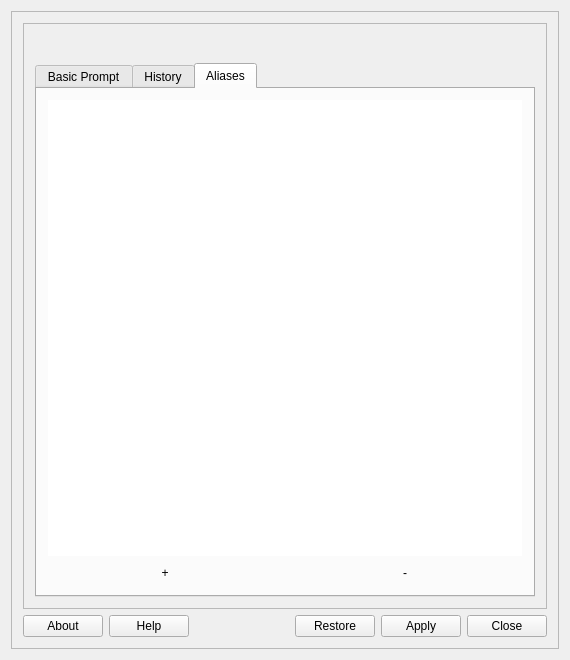
<?xml version="1.0" encoding="UTF-8"?>
<ui version="4.0">
 <class>Window</class>
 <widget class="QWidget" name="Window">
  <property name="geometry">
   <rect>
    <x>0</x>
    <y>0</y>
    <width>570</width>
    <height>660</height>
   </rect>
  </property>
  <property name="sizePolicy">
   <sizepolicy hsizetype="Minimum" vsizetype="Minimum">
    <horstretch>0</horstretch>
    <verstretch>0</verstretch>
   </sizepolicy>
  </property>
  <property name="cursor">
   <cursorShape>ArrowCursor</cursorShape>
  </property>
  <property name="windowTitle">
   <string>Window</string>
  </property>
  <layout class="QVBoxLayout" name="verticalLayout_5">
   <item>
    <widget class="QFrame" name="frame_Main">
     <property name="sizePolicy">
      <sizepolicy hsizetype="Expanding" vsizetype="MinimumExpanding">
       <horstretch>0</horstretch>
       <verstretch>0</verstretch>
      </sizepolicy>
     </property>
     <property name="frameShape">
      <enum>QFrame::StyledPanel</enum>
     </property>
     <property name="frameShadow">
      <enum>QFrame::Raised</enum>
     </property>
     <layout class="QGridLayout" name="gridLayout">
      <item row="1" column="0">
       <widget class="QScrollArea" name="scrollArea_Main">
        <property name="sizePolicy">
         <sizepolicy hsizetype="Expanding" vsizetype="Expanding">
          <horstretch>0</horstretch>
          <verstretch>0</verstretch>
         </sizepolicy>
        </property>
        <property name="frameShadow">
         <enum>QFrame::Plain</enum>
        </property>
        <property name="widgetResizable">
         <bool>true</bool>
        </property>
        <property name="alignment">
         <set>Qt::AlignCenter</set>
        </property>
        <widget class="QWidget" name="scrollArea_Main_Contents">
         <property name="geometry">
          <rect>
           <x>0</x>
           <y>0</y>
           <width>530</width>
           <height>580</height>
          </rect>
         </property>
         <layout class="QVBoxLayout" name="verticalLayout">
          <item>
           <widget class="QWidget" name="scrollArea_Main_Contents_Contents" native="true">
            <property name="sizePolicy">
             <sizepolicy hsizetype="Minimum" vsizetype="Minimum">
              <horstretch>0</horstretch>
              <verstretch>0</verstretch>
             </sizepolicy>
            </property>
            <property name="cursor">
             <cursorShape>ArrowCursor</cursorShape>
            </property>
            <layout class="QGridLayout" name="gridLayout_3"/>
           </widget>
          </item>
          <item>
           <widget class="QTabWidget" name="tabWidget">
            <property name="tabPosition">
             <enum>QTabWidget::North</enum>
            </property>
            <property name="tabShape">
             <enum>QTabWidget::Rounded</enum>
            </property>
            <property name="currentIndex">
             <number>2</number>
            </property>
            <property name="tabBarAutoHide">
             <bool>false</bool>
            </property>
            <widget class="QWidget" name="tab">
             <attribute name="title">
              <string>Basic Prompt</string>
             </attribute>
             <layout class="QVBoxLayout" name="verticalLayout_6">
              <item>
               <widget class="QGroupBox" name="groupBox">
                <property name="title">
                 <string>Color Prompt Behavior</string>
                </property>
                <layout class="QGridLayout" name="gridLayout_4">
                 <item row="0" column="0">
                  <widget class="QFrame" name="frame">
                   <property name="frameShape">
                    <enum>QFrame::NoFrame</enum>
                   </property>
                   <property name="frameShadow">
                    <enum>QFrame::Plain</enum>
                   </property>
                   <layout class="QVBoxLayout" name="verticalLayout_4">
                    <item>
                     <widget class="QCheckBox" name="checkBox_Default">
                      <property name="toolTip">
                       <string>Does whatever is supported</string>
                      </property>
                      <property name="text">
                       <string>Default Behavior</string>
                      </property>
                     </widget>
                    </item>
                    <item>
                     <widget class="QCheckBox" name="checkBox_NoColor">
                      <property name="toolTip">
                       <string>Forces no color in the prompt</string>
                      </property>
                      <property name="text">
                       <string>No Color Prompt</string>
                      </property>
                     </widget>
                    </item>
                    <item>
                     <widget class="QCheckBox" name="checkBox_ForceColor">
                      <property name="toolTip">
                       <string>Forces color in the prompt</string>
                      </property>
                      <property name="text">
                       <string>Force Color Prompt</string>
                      </property>
                     </widget>
                    </item>
                   </layout>
                  </widget>
                 </item>
                </layout>
               </widget>
              </item>
              <item>
               <widget class="QGroupBox" name="groupBox_2">
                <property name="title">
                 <string>Other</string>
                </property>
                <layout class="QVBoxLayout" name="verticalLayout_8">
                 <item>
                  <widget class="QCheckBox" name="checkBox_DebianChroot">
                   <property name="toolTip">
                    <string>Shows if you are in a chroot in your prompt</string>
                   </property>
                   <property name="text">
                    <string>Show Debian Chroot in prompt</string>
                   </property>
                  </widget>
                 </item>
                 <item>
                  <widget class="QCheckBox" name="checkBox_Newline">
                   <property name="toolTip">
                    <string>user@host: ~&lt;br&gt;$</string>
                   </property>
                   <property name="text">
                    <string>Have the $ drop down a line</string>
                   </property>
                  </widget>
                 </item>
                </layout>
               </widget>
              </item>
              <item>
               <spacer name="verticalSpacer_3">
                <property name="orientation">
                 <enum>Qt::Vertical</enum>
                </property>
                <property name="sizeHint" stdset="0">
                 <size>
                  <width>20</width>
                  <height>40</height>
                 </size>
                </property>
               </spacer>
              </item>
             </layout>
            </widget>
            <widget class="QWidget" name="tab_2">
             <attribute name="title">
              <string>History</string>
             </attribute>
             <layout class="QVBoxLayout" name="verticalLayout_2">
              <item>
               <widget class="QCheckBox" name="checkBox_ignorespace">
                <property name="toolTip">
                 <string>HISTCONRTOL global variable doesn't overwrite GNU Midnight Commander setting of  'ignorespace'</string>
                </property>
                <property name="text">
                 <string>Do not overwrite 'ignorespace setting'</string>
                </property>
               </widget>
              </item>
              <item>
               <spacer name="verticalSpacer_2">
                <property name="orientation">
                 <enum>Qt::Vertical</enum>
                </property>
                <property name="sizeHint" stdset="0">
                 <size>
                  <width>20</width>
                  <height>40</height>
                 </size>
                </property>
               </spacer>
              </item>
             </layout>
            </widget>
            <widget class="QWidget" name="tab_3">
             <attribute name="title">
              <string>Aliases</string>
             </attribute>
             <layout class="QVBoxLayout" name="verticalLayout_7">
              <item>
               <widget class="QTableWidget" name="tableWidget">
                <property name="sizePolicy">
                 <sizepolicy hsizetype="Preferred" vsizetype="Expanding">
                  <horstretch>0</horstretch>
                  <verstretch>0</verstretch>
                 </sizepolicy>
                </property>
                <property name="frameShape">
                 <enum>QFrame::NoFrame</enum>
                </property>
                <property name="frameShadow">
                 <enum>QFrame::Plain</enum>
                </property>
               </widget>
              </item>
              <item>
               <layout class="QHBoxLayout" name="horizontalLayout">
                <property name="sizeConstraint">
                 <enum>QLayout::SetMinimumSize</enum>
                </property>
                <item>
                 <widget class="QPushButton" name="pushButton_plus">
                  <property name="text">
                   <string>+</string>
                  </property>
                  <property name="flat">
                   <bool>true</bool>
                  </property>
                 </widget>
                </item>
                <item>
                 <widget class="QPushButton" name="pushButton_minus">
                  <property name="text">
                   <string>-</string>
                  </property>
                  <property name="flat">
                   <bool>true</bool>
                  </property>
                 </widget>
                </item>
               </layout>
              </item>
             </layout>
            </widget>
           </widget>
          </item>
         </layout>
        </widget>
       </widget>
      </item>
      <item row="4" column="0">
       <layout class="QHBoxLayout" name="horizontalLayout_2">
        <item>
         <widget class="QPushButton" name="pushButton_About">
          <property name="sizePolicy">
           <sizepolicy hsizetype="Minimum" vsizetype="Minimum">
            <horstretch>0</horstretch>
            <verstretch>0</verstretch>
           </sizepolicy>
          </property>
          <property name="text">
           <string>About</string>
          </property>
         </widget>
        </item>
        <item>
         <widget class="QPushButton" name="pushButton_Help">
          <property name="sizePolicy">
           <sizepolicy hsizetype="Minimum" vsizetype="Minimum">
            <horstretch>0</horstretch>
            <verstretch>0</verstretch>
           </sizepolicy>
          </property>
          <property name="maximumSize">
           <size>
            <width>500</width>
            <height>500</height>
           </size>
          </property>
          <property name="text">
           <string>Help</string>
          </property>
         </widget>
        </item>
        <item>
         <spacer name="horizontalSpacer">
          <property name="orientation">
           <enum>Qt::Horizontal</enum>
          </property>
          <property name="sizeHint" stdset="0">
           <size>
            <width>40</width>
            <height>20</height>
           </size>
          </property>
         </spacer>
        </item>
        <item>
         <widget class="QLabel" name="label">
          <property name="sizePolicy">
           <sizepolicy hsizetype="Minimum" vsizetype="Minimum">
            <horstretch>0</horstretch>
            <verstretch>0</verstretch>
           </sizepolicy>
          </property>
          <property name="maximumSize">
           <size>
            <width>32</width>
            <height>32</height>
           </size>
          </property>
          <property name="text">
           <string/>
          </property>
          <property name="pixmap">
           <pixmap resource="resource.qrc">:/mx-linux/mx.png</pixmap>
          </property>
          <property name="scaledContents">
           <bool>true</bool>
          </property>
          <property name="wordWrap">
           <bool>false</bool>
          </property>
         </widget>
        </item>
        <item>
         <spacer name="horizontalSpacer_2">
          <property name="orientation">
           <enum>Qt::Horizontal</enum>
          </property>
          <property name="sizeHint" stdset="0">
           <size>
            <width>40</width>
            <height>20</height>
           </size>
          </property>
         </spacer>
        </item>
        <item>
         <widget class="QPushButton" name="pushButton_Restore">
          <property name="toolTip">
           <string>Restores your bashrc with the MX Linux default and compatabilty to use MX Bashrc</string>
          </property>
          <property name="text">
           <string>Restore</string>
          </property>
          <property name="flat">
           <bool>false</bool>
          </property>
         </widget>
        </item>
        <item>
         <widget class="QPushButton" name="pushButton">
          <property name="toolTip">
           <string>Applys changes to ~/.bashrc</string>
          </property>
          <property name="text">
           <string>Apply</string>
          </property>
          <property name="flat">
           <bool>false</bool>
          </property>
         </widget>
        </item>
        <item>
         <widget class="QPushButton" name="pushButton_Close">
          <property name="sizePolicy">
           <sizepolicy hsizetype="Minimum" vsizetype="Minimum">
            <horstretch>0</horstretch>
            <verstretch>0</verstretch>
           </sizepolicy>
          </property>
          <property name="text">
           <string>Close</string>
          </property>
         </widget>
        </item>
       </layout>
      </item>
     </layout>
    </widget>
   </item>
  </layout>
 </widget>
 <layoutdefault spacing="6" margin="11"/>
 <resources>
  <include location="resource.qrc"/>
 </resources>
 <connections>
  <connection>
   <sender>pushButton_Close</sender>
   <signal>clicked()</signal>
   <receiver>Window</receiver>
   <slot>close()</slot>
   <hints>
    <hint type="sourcelabel">
     <x>418</x>
     <y>623</y>
    </hint>
    <hint type="destinationlabel">
     <x>239</x>
     <y>329</y>
    </hint>
   </hints>
  </connection>
  <connection>
   <sender>checkBox_Default</sender>
   <signal>toggled(bool)</signal>
   <receiver>checkBox_ForceColor</receiver>
   <slot>setDisabled(bool)</slot>
   <hints>
    <hint type="sourcelabel">
     <x>199</x>
     <y>181</y>
    </hint>
    <hint type="destinationlabel">
     <x>199</x>
     <y>245</y>
    </hint>
   </hints>
  </connection>
  <connection>
   <sender>checkBox_ForceColor</sender>
   <signal>toggled(bool)</signal>
   <receiver>checkBox_NoColor</receiver>
   <slot>setDisabled(bool)</slot>
   <hints>
    <hint type="sourcelabel">
     <x>199</x>
     <y>245</y>
    </hint>
    <hint type="destinationlabel">
     <x>199</x>
     <y>213</y>
    </hint>
   </hints>
  </connection>
  <connection>
   <sender>checkBox_ForceColor</sender>
   <signal>toggled(bool)</signal>
   <receiver>checkBox_Default</receiver>
   <slot>setDisabled(bool)</slot>
   <hints>
    <hint type="sourcelabel">
     <x>199</x>
     <y>245</y>
    </hint>
    <hint type="destinationlabel">
     <x>199</x>
     <y>181</y>
    </hint>
   </hints>
  </connection>
  <connection>
   <sender>checkBox_Default</sender>
   <signal>toggled(bool)</signal>
   <receiver>checkBox_NoColor</receiver>
   <slot>setDisabled(bool)</slot>
   <hints>
    <hint type="sourcelabel">
     <x>199</x>
     <y>181</y>
    </hint>
    <hint type="destinationlabel">
     <x>199</x>
     <y>213</y>
    </hint>
   </hints>
  </connection>
  <connection>
   <sender>checkBox_NoColor</sender>
   <signal>toggled(bool)</signal>
   <receiver>checkBox_ForceColor</receiver>
   <slot>setDisabled(bool)</slot>
   <hints>
    <hint type="sourcelabel">
     <x>199</x>
     <y>213</y>
    </hint>
    <hint type="destinationlabel">
     <x>199</x>
     <y>245</y>
    </hint>
   </hints>
  </connection>
  <connection>
   <sender>checkBox_NoColor</sender>
   <signal>toggled(bool)</signal>
   <receiver>checkBox_Default</receiver>
   <slot>setDisabled(bool)</slot>
   <hints>
    <hint type="sourcelabel">
     <x>199</x>
     <y>213</y>
    </hint>
    <hint type="destinationlabel">
     <x>199</x>
     <y>181</y>
    </hint>
   </hints>
  </connection>
 </connections>
</ui>
